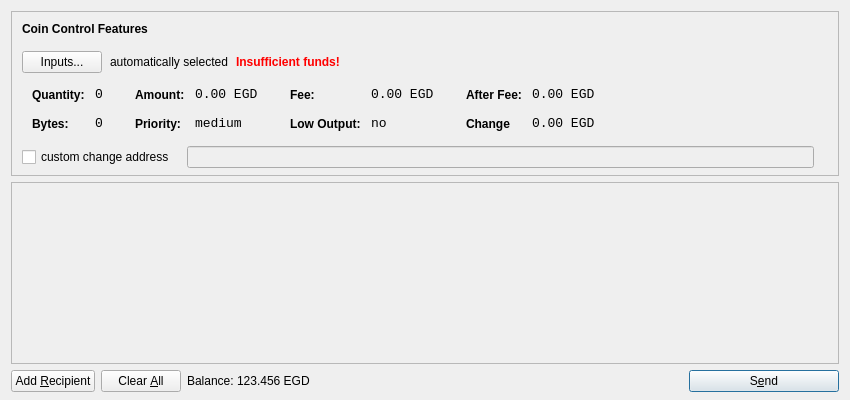
<?xml version="1.0" encoding="UTF-8"?>
<ui version="4.0">
 <class>SendCoinsDialog</class>
 <widget class="QDialog" name="SendCoinsDialog">
  <property name="geometry">
   <rect>
    <x>0</x>
    <y>0</y>
    <width>850</width>
    <height>400</height>
   </rect>
  </property>
  <property name="windowTitle">
   <string>Send Coins</string>
  </property>
  <layout class="QVBoxLayout" name="verticalLayout" stretch="0,1,0">
   <property name="bottomMargin">
    <number>8</number>
   </property>
   <item>
    <widget class="QFrame" name="frameCoinControl">
     <property name="sizePolicy">
      <sizepolicy hsizetype="Expanding" vsizetype="Expanding">
       <horstretch>0</horstretch>
       <verstretch>0</verstretch>
      </sizepolicy>
     </property>
     <property name="maximumSize">
      <size>
       <width>16777215</width>
       <height>16777215</height>
      </size>
     </property>
     <property name="frameShape">
      <enum>QFrame::StyledPanel</enum>
     </property>
     <property name="frameShadow">
      <enum>QFrame::Sunken</enum>
     </property>
     <layout class="QVBoxLayout" name="verticalLayoutCoinControl2">
      <property name="spacing">
       <number>-1</number>
      </property>
      <property name="leftMargin">
       <number>0</number>
      </property>
      <property name="topMargin">
       <number>0</number>
      </property>
      <property name="rightMargin">
       <number>0</number>
      </property>
      <property name="bottomMargin">
       <number>6</number>
      </property>
      <item>
       <layout class="QVBoxLayout" name="verticalLayoutCoinControl" stretch="0,0,0,0,1">
        <property name="spacing">
         <number>0</number>
        </property>
        <property name="leftMargin">
         <number>10</number>
        </property>
        <property name="topMargin">
         <number>10</number>
        </property>
        <item>
         <layout class="QHBoxLayout" name="horizontalLayoutCoinControl1">
          <property name="bottomMargin">
           <number>15</number>
          </property>
          <item>
           <widget class="QLabel" name="labelCoinControlFeatures">
            <property name="sizePolicy">
             <sizepolicy hsizetype="Preferred" vsizetype="Maximum">
              <horstretch>0</horstretch>
              <verstretch>0</verstretch>
             </sizepolicy>
            </property>
            <property name="font">
             <font>
              <weight>75</weight>
              <bold>true</bold>
             </font>
            </property>
            <property name="styleSheet">
             <string notr="true">font-weight:bold;</string>
            </property>
            <property name="text">
             <string>Coin Control Features</string>
            </property>
           </widget>
          </item>
         </layout>
        </item>
        <item>
         <layout class="QHBoxLayout" name="horizontalLayoutCoinControl2" stretch="0,0,0,0">
          <property name="spacing">
           <number>8</number>
          </property>
          <property name="bottomMargin">
           <number>10</number>
          </property>
          <item>
           <widget class="QPushButton" name="pushButtonCoinControl">
            <property name="styleSheet">
             <string notr="true"/>
            </property>
            <property name="text">
             <string>Inputs...</string>
            </property>
           </widget>
          </item>
          <item>
           <widget class="QLabel" name="labelCoinControlAutomaticallySelected">
            <property name="text">
             <string>automatically selected</string>
            </property>
            <property name="margin">
             <number>5</number>
            </property>
           </widget>
          </item>
          <item>
           <widget class="QLabel" name="labelCoinControlInsuffFunds">
            <property name="font">
             <font>
              <weight>75</weight>
              <bold>true</bold>
             </font>
            </property>
            <property name="styleSheet">
             <string notr="true">color:red;font-weight:bold;</string>
            </property>
            <property name="text">
             <string>Insufficient funds!</string>
            </property>
            <property name="margin">
             <number>5</number>
            </property>
           </widget>
          </item>
          <item>
           <spacer name="horizontalSpacerCoinControl">
            <property name="orientation">
             <enum>Qt::Horizontal</enum>
            </property>
            <property name="sizeHint" stdset="0">
             <size>
              <width>40</width>
              <height>1</height>
             </size>
            </property>
           </spacer>
          </item>
         </layout>
        </item>
        <item>
         <widget class="QWidget" name="widgetCoinControl" native="true">
          <property name="sizePolicy">
           <sizepolicy hsizetype="Preferred" vsizetype="Preferred">
            <horstretch>0</horstretch>
            <verstretch>0</verstretch>
           </sizepolicy>
          </property>
          <property name="minimumSize">
           <size>
            <width>0</width>
            <height>0</height>
           </size>
          </property>
          <property name="styleSheet">
           <string notr="true"/>
          </property>
          <layout class="QHBoxLayout" name="horizontalLayoutCoinControl5">
           <property name="margin">
            <number>0</number>
           </property>
           <item>
            <layout class="QHBoxLayout" name="horizontalLayoutCoinControl3" stretch="0,0,0,1">
             <property name="spacing">
              <number>20</number>
             </property>
             <property name="topMargin">
              <number>0</number>
             </property>
             <property name="bottomMargin">
              <number>10</number>
             </property>
             <item>
              <layout class="QFormLayout" name="formLayoutCoinControl1">
               <property name="horizontalSpacing">
                <number>10</number>
               </property>
               <property name="verticalSpacing">
                <number>14</number>
               </property>
               <property name="leftMargin">
                <number>10</number>
               </property>
               <property name="topMargin">
                <number>4</number>
               </property>
               <property name="rightMargin">
                <number>6</number>
               </property>
               <item row="0" column="0">
                <widget class="QLabel" name="labelCoinControlQuantityText">
                 <property name="styleSheet">
                  <string notr="true">font-weight:bold;</string>
                 </property>
                 <property name="text">
                  <string>Quantity:</string>
                 </property>
                 <property name="margin">
                  <number>0</number>
                 </property>
                </widget>
               </item>
               <item row="0" column="1">
                <widget class="QLabel" name="labelCoinControlQuantity">
                 <property name="font">
                  <font>
                   <family>Monospace</family>
                   <pointsize>10</pointsize>
                  </font>
                 </property>
                 <property name="cursor">
                  <cursorShape>IBeamCursor</cursorShape>
                 </property>
                 <property name="contextMenuPolicy">
                  <enum>Qt::ActionsContextMenu</enum>
                 </property>
                 <property name="text">
                  <string>0</string>
                 </property>
                 <property name="margin">
                  <number>0</number>
                 </property>
                 <property name="textInteractionFlags">
                  <set>Qt::LinksAccessibleByMouse|Qt::TextSelectableByKeyboard|Qt::TextSelectableByMouse</set>
                 </property>
                </widget>
               </item>
               <item row="1" column="0">
                <widget class="QLabel" name="labelCoinControlBytesText">
                 <property name="styleSheet">
                  <string notr="true">font-weight:bold;</string>
                 </property>
                 <property name="text">
                  <string>Bytes:</string>
                 </property>
                </widget>
               </item>
               <item row="1" column="1">
                <widget class="QLabel" name="labelCoinControlBytes">
                 <property name="font">
                  <font>
                   <family>Monospace</family>
                   <pointsize>10</pointsize>
                  </font>
                 </property>
                 <property name="cursor">
                  <cursorShape>IBeamCursor</cursorShape>
                 </property>
                 <property name="contextMenuPolicy">
                  <enum>Qt::ActionsContextMenu</enum>
                 </property>
                 <property name="text">
                  <string>0</string>
                 </property>
                 <property name="textInteractionFlags">
                  <set>Qt::LinksAccessibleByMouse|Qt::TextSelectableByKeyboard|Qt::TextSelectableByMouse</set>
                 </property>
                </widget>
               </item>
              </layout>
             </item>
             <item>
              <layout class="QFormLayout" name="formLayoutCoinControl2">
               <property name="horizontalSpacing">
                <number>10</number>
               </property>
               <property name="verticalSpacing">
                <number>14</number>
               </property>
               <property name="leftMargin">
                <number>6</number>
               </property>
               <property name="topMargin">
                <number>4</number>
               </property>
               <property name="rightMargin">
                <number>6</number>
               </property>
               <item row="0" column="0">
                <widget class="QLabel" name="labelCoinControlAmountText">
                 <property name="styleSheet">
                  <string notr="true">font-weight:bold;</string>
                 </property>
                 <property name="text">
                  <string>Amount:</string>
                 </property>
                 <property name="margin">
                  <number>0</number>
                 </property>
                </widget>
               </item>
               <item row="0" column="1">
                <widget class="QLabel" name="labelCoinControlAmount">
                 <property name="font">
                  <font>
                   <family>Monospace</family>
                   <pointsize>10</pointsize>
                  </font>
                 </property>
                 <property name="cursor">
                  <cursorShape>IBeamCursor</cursorShape>
                 </property>
                 <property name="contextMenuPolicy">
                  <enum>Qt::ActionsContextMenu</enum>
                 </property>
                 <property name="text">
                  <string>0.00 EGD</string>
                 </property>
                 <property name="textInteractionFlags">
                  <set>Qt::LinksAccessibleByMouse|Qt::TextSelectableByKeyboard|Qt::TextSelectableByMouse</set>
                 </property>
                </widget>
               </item>
               <item row="1" column="0">
                <widget class="QLabel" name="labelCoinControlPriorityText">
                 <property name="styleSheet">
                  <string notr="true">font-weight:bold;</string>
                 </property>
                 <property name="text">
                  <string>Priority:</string>
                 </property>
                </widget>
               </item>
               <item row="1" column="1">
                <widget class="QLabel" name="labelCoinControlPriority">
                 <property name="font">
                  <font>
                   <family>Monospace</family>
                   <pointsize>10</pointsize>
                  </font>
                 </property>
                 <property name="cursor">
                  <cursorShape>IBeamCursor</cursorShape>
                 </property>
                 <property name="contextMenuPolicy">
                  <enum>Qt::ActionsContextMenu</enum>
                 </property>
                 <property name="text">
                  <string>medium</string>
                 </property>
                 <property name="textInteractionFlags">
                  <set>Qt::LinksAccessibleByMouse|Qt::TextSelectableByKeyboard|Qt::TextSelectableByMouse</set>
                 </property>
                </widget>
               </item>
              </layout>
             </item>
             <item>
              <layout class="QFormLayout" name="formLayoutCoinControl3">
               <property name="horizontalSpacing">
                <number>10</number>
               </property>
               <property name="verticalSpacing">
                <number>14</number>
               </property>
               <property name="leftMargin">
                <number>6</number>
               </property>
               <property name="topMargin">
                <number>4</number>
               </property>
               <property name="rightMargin">
                <number>6</number>
               </property>
               <item row="0" column="0">
                <widget class="QLabel" name="labelCoinControlFeeText">
                 <property name="styleSheet">
                  <string notr="true">font-weight:bold;</string>
                 </property>
                 <property name="text">
                  <string>Fee:</string>
                 </property>
                 <property name="margin">
                  <number>0</number>
                 </property>
                </widget>
               </item>
               <item row="0" column="1">
                <widget class="QLabel" name="labelCoinControlFee">
                 <property name="font">
                  <font>
                   <family>Monospace</family>
                   <pointsize>10</pointsize>
                  </font>
                 </property>
                 <property name="cursor">
                  <cursorShape>IBeamCursor</cursorShape>
                 </property>
                 <property name="contextMenuPolicy">
                  <enum>Qt::ActionsContextMenu</enum>
                 </property>
                 <property name="text">
                  <string>0.00 EGD</string>
                 </property>
                 <property name="textInteractionFlags">
                  <set>Qt::LinksAccessibleByMouse|Qt::TextSelectableByKeyboard|Qt::TextSelectableByMouse</set>
                 </property>
                </widget>
               </item>
               <item row="1" column="0">
                <widget class="QLabel" name="labelCoinControlLowOutputText">
                 <property name="styleSheet">
                  <string notr="true">font-weight:bold;</string>
                 </property>
                 <property name="text">
                  <string>Low Output:</string>
                 </property>
                </widget>
               </item>
               <item row="1" column="1">
                <widget class="QLabel" name="labelCoinControlLowOutput">
                 <property name="font">
                  <font>
                   <family>Monospace</family>
                   <pointsize>10</pointsize>
                  </font>
                 </property>
                 <property name="cursor">
                  <cursorShape>IBeamCursor</cursorShape>
                 </property>
                 <property name="contextMenuPolicy">
                  <enum>Qt::ActionsContextMenu</enum>
                 </property>
                 <property name="text">
                  <string>no</string>
                 </property>
                 <property name="textInteractionFlags">
                  <set>Qt::LinksAccessibleByMouse|Qt::TextSelectableByKeyboard|Qt::TextSelectableByMouse</set>
                 </property>
                </widget>
               </item>
              </layout>
             </item>
             <item>
              <layout class="QFormLayout" name="formLayoutCoinControl4">
               <property name="horizontalSpacing">
                <number>10</number>
               </property>
               <property name="verticalSpacing">
                <number>14</number>
               </property>
               <property name="leftMargin">
                <number>6</number>
               </property>
               <property name="topMargin">
                <number>4</number>
               </property>
               <property name="rightMargin">
                <number>6</number>
               </property>
               <item row="0" column="0">
                <widget class="QLabel" name="labelCoinControlAfterFeeText">
                 <property name="styleSheet">
                  <string notr="true">font-weight:bold;</string>
                 </property>
                 <property name="text">
                  <string>After Fee:</string>
                 </property>
                 <property name="margin">
                  <number>0</number>
                 </property>
                </widget>
               </item>
               <item row="0" column="1">
                <widget class="QLabel" name="labelCoinControlAfterFee">
                 <property name="font">
                  <font>
                   <family>Monospace</family>
                   <pointsize>10</pointsize>
                  </font>
                 </property>
                 <property name="cursor">
                  <cursorShape>IBeamCursor</cursorShape>
                 </property>
                 <property name="contextMenuPolicy">
                  <enum>Qt::ActionsContextMenu</enum>
                 </property>
                 <property name="text">
                  <string>0.00 EGD</string>
                 </property>
                 <property name="textInteractionFlags">
                  <set>Qt::LinksAccessibleByMouse|Qt::TextSelectableByKeyboard|Qt::TextSelectableByMouse</set>
                 </property>
                </widget>
               </item>
               <item row="1" column="0">
                <widget class="QLabel" name="labelCoinControlChangeText">
                 <property name="styleSheet">
                  <string notr="true">font-weight:bold;</string>
                 </property>
                 <property name="text">
                  <string>Change</string>
                 </property>
                </widget>
               </item>
               <item row="1" column="1">
                <widget class="QLabel" name="labelCoinControlChange">
                 <property name="font">
                  <font>
                   <family>Monospace</family>
                   <pointsize>10</pointsize>
                  </font>
                 </property>
                 <property name="cursor">
                  <cursorShape>IBeamCursor</cursorShape>
                 </property>
                 <property name="contextMenuPolicy">
                  <enum>Qt::ActionsContextMenu</enum>
                 </property>
                 <property name="text">
                  <string>0.00 EGD</string>
                 </property>
                 <property name="textInteractionFlags">
                  <set>Qt::LinksAccessibleByMouse|Qt::TextSelectableByKeyboard|Qt::TextSelectableByMouse</set>
                 </property>
                </widget>
               </item>
              </layout>
             </item>
            </layout>
           </item>
          </layout>
         </widget>
        </item>
        <item>
         <layout class="QHBoxLayout" name="horizontalLayoutCoinControl4" stretch="0,0,0">
          <property name="spacing">
           <number>12</number>
          </property>
          <property name="sizeConstraint">
           <enum>QLayout::SetDefaultConstraint</enum>
          </property>
          <property name="topMargin">
           <number>5</number>
          </property>
          <property name="rightMargin">
           <number>5</number>
          </property>
          <item>
           <widget class="QCheckBox" name="checkBoxCoinControlChange">
            <property name="text">
             <string>custom change address</string>
            </property>
           </widget>
          </item>
          <item>
           <widget class="QLineEdit" name="lineEditCoinControlChange">
            <property name="enabled">
             <bool>false</bool>
            </property>
            <property name="sizePolicy">
             <sizepolicy hsizetype="Expanding" vsizetype="Fixed">
              <horstretch>0</horstretch>
              <verstretch>0</verstretch>
             </sizepolicy>
            </property>
           </widget>
          </item>
          <item>
           <widget class="QLabel" name="labelCoinControlChangeLabel">
            <property name="sizePolicy">
             <sizepolicy hsizetype="Preferred" vsizetype="Expanding">
              <horstretch>0</horstretch>
              <verstretch>0</verstretch>
             </sizepolicy>
            </property>
            <property name="minimumSize">
             <size>
              <width>0</width>
              <height>0</height>
             </size>
            </property>
            <property name="text">
             <string/>
            </property>
            <property name="margin">
             <number>3</number>
            </property>
           </widget>
          </item>
         </layout>
        </item>
        <item>
         <spacer name="verticalSpacerCoinControl">
          <property name="orientation">
           <enum>Qt::Vertical</enum>
          </property>
          <property name="sizeHint" stdset="0">
           <size>
            <width>800</width>
            <height>1</height>
           </size>
          </property>
         </spacer>
        </item>
       </layout>
      </item>
     </layout>
    </widget>
   </item>
   <item>
    <widget class="QScrollArea" name="scrollArea">
     <property name="widgetResizable">
      <bool>true</bool>
     </property>
     <widget class="QWidget" name="scrollAreaWidgetContents">
      <property name="geometry">
       <rect>
        <x>0</x>
        <y>0</y>
        <width>830</width>
        <height>165</height>
       </rect>
      </property>
      <layout class="QVBoxLayout" name="verticalLayout_2">
       <property name="margin">
        <number>0</number>
       </property>
       <item>
        <layout class="QVBoxLayout" name="entries">
         <property name="spacing">
          <number>6</number>
         </property>
        </layout>
       </item>
       <item>
        <spacer name="verticalSpacer">
         <property name="orientation">
          <enum>Qt::Vertical</enum>
         </property>
         <property name="sizeHint" stdset="0">
          <size>
           <width>20</width>
           <height>40</height>
          </size>
         </property>
        </spacer>
       </item>
      </layout>
     </widget>
    </widget>
   </item>
   <item>
    <layout class="QHBoxLayout" name="horizontalLayout">
     <item>
      <widget class="QPushButton" name="addButton">
       <property name="toolTip">
        <string>Send to multiple recipients at once</string>
       </property>
       <property name="text">
        <string>Add &amp;Recipient</string>
       </property>
       <property name="icon">
        <iconset resource="../bitcoin.qrc">
         <normaloff>:/icons/add</normaloff>:/icons/add</iconset>
       </property>
       <property name="autoDefault">
        <bool>false</bool>
       </property>
      </widget>
     </item>
     <item>
      <widget class="QPushButton" name="clearButton">
       <property name="sizePolicy">
        <sizepolicy hsizetype="Minimum" vsizetype="Fixed">
         <horstretch>0</horstretch>
         <verstretch>0</verstretch>
        </sizepolicy>
       </property>
       <property name="toolTip">
        <string>Remove all transaction fields</string>
       </property>
       <property name="text">
        <string>Clear &amp;All</string>
       </property>
       <property name="icon">
        <iconset resource="../bitcoin.qrc">
         <normaloff>:/icons/remove</normaloff>:/icons/remove</iconset>
       </property>
       <property name="autoRepeatDelay">
        <number>300</number>
       </property>
       <property name="autoDefault">
        <bool>false</bool>
       </property>
      </widget>
     </item>
     <item>
      <layout class="QHBoxLayout" name="horizontalLayout_2">
       <property name="spacing">
        <number>3</number>
       </property>
       <item>
        <widget class="QLabel" name="label">
         <property name="sizePolicy">
          <sizepolicy hsizetype="Preferred" vsizetype="Fixed">
           <horstretch>0</horstretch>
           <verstretch>0</verstretch>
          </sizepolicy>
         </property>
         <property name="text">
          <string>Balance:</string>
         </property>
        </widget>
       </item>
       <item>
        <widget class="QLabel" name="labelBalance">
         <property name="sizePolicy">
          <sizepolicy hsizetype="Preferred" vsizetype="Fixed">
           <horstretch>0</horstretch>
           <verstretch>0</verstretch>
          </sizepolicy>
         </property>
         <property name="cursor">
          <cursorShape>IBeamCursor</cursorShape>
         </property>
         <property name="text">
          <string>123.456 EGD</string>
         </property>
         <property name="textInteractionFlags">
          <set>Qt::LinksAccessibleByMouse|Qt::TextSelectableByKeyboard|Qt::TextSelectableByMouse</set>
         </property>
        </widget>
       </item>
      </layout>
     </item>
     <item>
      <spacer name="horizontalSpacer">
       <property name="orientation">
        <enum>Qt::Horizontal</enum>
       </property>
       <property name="sizeHint" stdset="0">
        <size>
         <width>40</width>
         <height>20</height>
        </size>
       </property>
      </spacer>
     </item>
     <item>
      <widget class="QPushButton" name="sendButton">
       <property name="minimumSize">
        <size>
         <width>150</width>
         <height>0</height>
        </size>
       </property>
       <property name="toolTip">
        <string>Confirm the send action</string>
       </property>
       <property name="text">
        <string>S&amp;end</string>
       </property>
       <property name="icon">
        <iconset resource="../bitcoin.qrc">
         <normaloff>:/icons/send</normaloff>:/icons/send</iconset>
       </property>
       <property name="default">
        <bool>true</bool>
       </property>
      </widget>
     </item>
    </layout>
   </item>
  </layout>
 </widget>
 <resources>
  <include location="../bitcoin.qrc"/>
 </resources>
 <connections/>
</ui>
